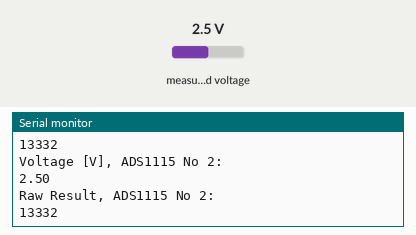
Recording of a sketch running on a simulated ESP32. On the bench: the last lines printed to the serial monitor. Inputs (shaded band) come from the test bench; at power-on: measured voltage 2.5 V.

Above: at 1.2 s.
1.3 s: measured voltage set to 0.1 V
At 1.3 s:
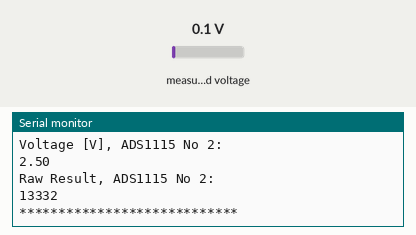
2.8 s: measured voltage set to 1.2 V
At 3.9 s:
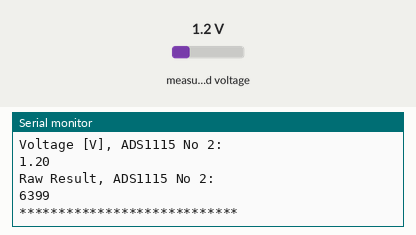
Timing chart, 0 to 5.8 s (numbered marks = the images above; inputs shaded):
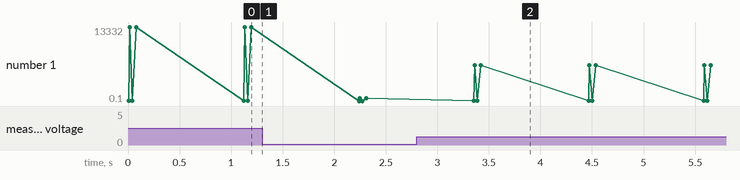

Measured:
- after the input at 2.8 s, the serial monitor: prints a new line after 0.55 s (image 2)
- plotted number 1: 13332 → 533 after the input at 1.3 s, 533 → 6399 after the input at 2.8 s

The sketch:

ADS1115_WE.ino.ino
```cpp
/***************************************************************************

* Example sketch for the ADS1115_WE library

*

* This sketch shows how to use two ADS1115 modules. In order to set the address,

* connect the address pin to:

*

* GND -> 0x48 (or leave unconnected)

* VCC -> 0x49

* SDA -> 0x4A

* SCL -> 0x4B

*

* When you have understood how it works you can easily add two additional ADS1115.

* Of course there is potential to shorten the code, e.g. by setting up the ADCs

* as array.

*

* If you need up to eight ADS1115 modules you can use an ESP32 with its two I2C

* interfaces:

* https://wolles-elektronikkiste.de/en/how-to-use-the-i2c-interfaces-of-the-esp32

*

* If you need up to 32 ADS1115 modules you can use a multiplexer like the TSCA9548A:

* https://wolles-elektronikkiste.de/en/tca9548a-i2c-multiplexer

*

* Or you combine both and control up to 64 ADS1115 modules.

*

* Further information about the ADS1115 can be found on:

* https://wolles-elektronikkiste.de/ads1115 (German)

* https://wolles-elektronikkiste.de/en/ads1115-a-d-converter-with-amplifier (English)

*

***************************************************************************/


#include <ADS1115_WE.h>

#include <Wire.h>

#define I2C_ADDRESS_1 0x4A

#define I2C_ADDRESS_2 0x4B


ADS1115_WE adc_1 = ADS1115_WE(I2C_ADDRESS_1);

ADS1115_WE adc_2 = ADS1115_WE(I2C_ADDRESS_2);


void setup() {

  Wire.begin();

  Serial.begin(9600);


  if (!adc_1.init()) {

    Serial.print("ADS1115 No 1 not connected!");
  }

  adc_1.setVoltageRange_mV(ADS1115_RANGE_6144);

  adc_1.setMeasureMode(ADS1115_CONTINUOUS);

  adc_1.setCompareChannels(ADS1115_COMP_0_GND);


  if (!adc_2.init()) {

    Serial.print("ADS1115 No 2 not connected!");
  }

  adc_2.setVoltageRange_mV(ADS1115_RANGE_6144);

  adc_2.setMeasureMode(ADS1115_CONTINUOUS);

  adc_2.setCompareChannels(ADS1115_COMP_0_GND);
}


void loop() {

  float voltage = 0.0;
  int raw = 0;


  voltage = adc_1.getResult_V();

  Serial.println("Voltage [V], ADS1115 No 1: ");

  Serial.println(voltage);

  raw = adc_1.getRawResult();

  Serial.println("Raw Result, ADS1115 No 1:");

  Serial.println(raw);


  voltage = adc_2.getResult_V();

  Serial.println("Voltage [V], ADS1115 No 2: ");

  Serial.println(voltage);

  raw = adc_2.getRawResult();

  Serial.println("Raw Result, ADS1115 No 2:");

  Serial.println(raw);

  Serial.println("****************************");

  delay(1000);
}
```
